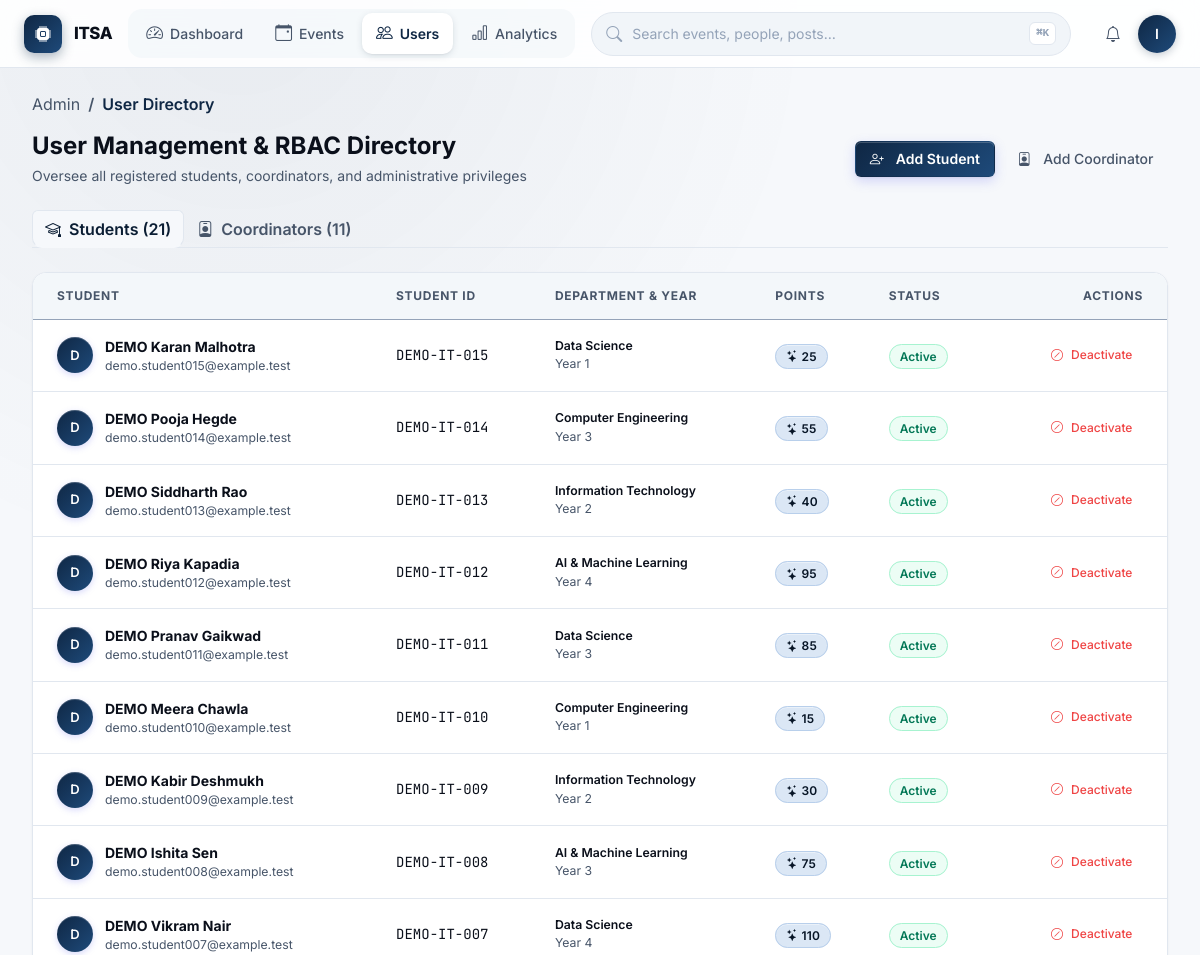
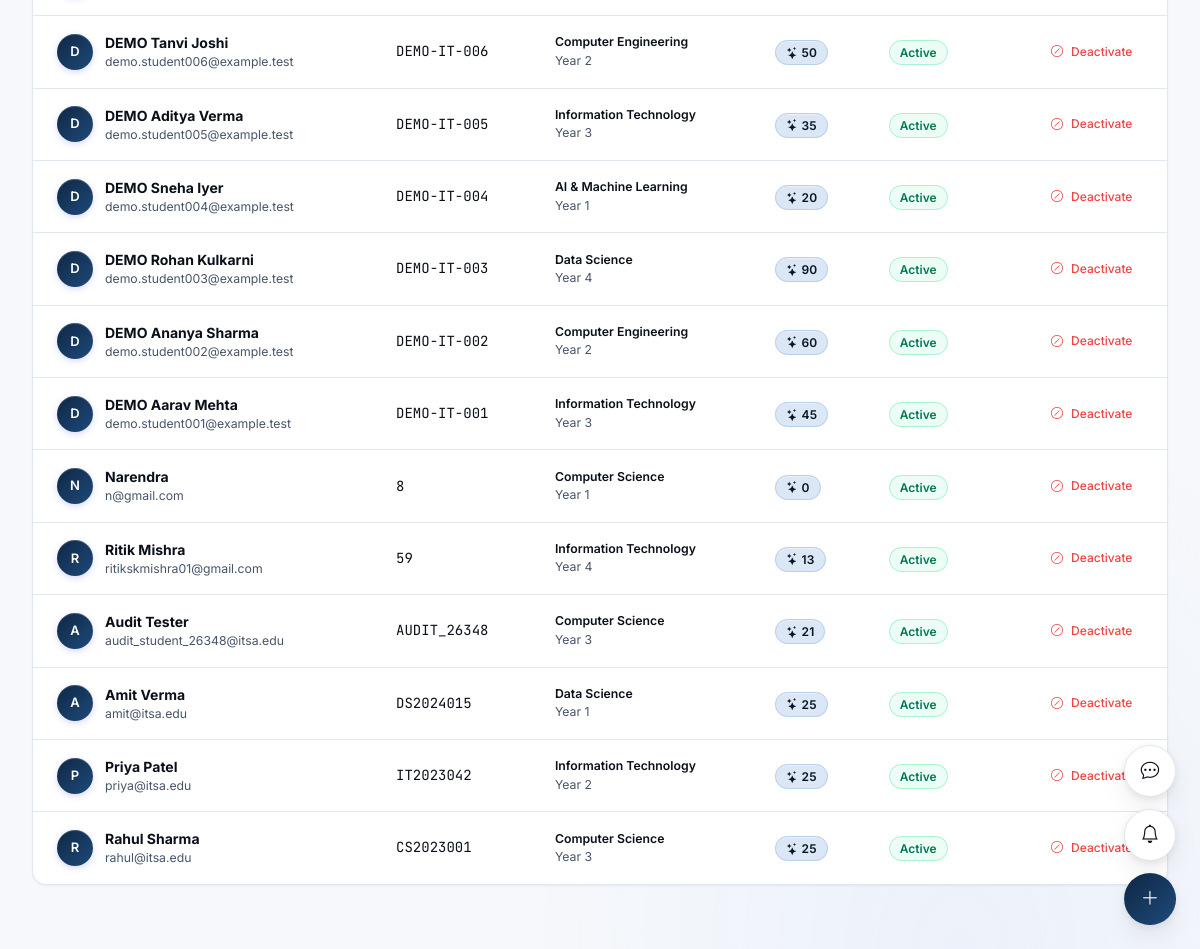
Page /admin/users (signed in) on the committed database (2 pictures, top to bottom).
### app/models/user.py (models this page shows, shortened)
class User(UserMixin, db.Model):
    __tablename__ = 'users'
    id = db.Column(db.Integer, primary_key=True, autoincrement=True)
    email = db.Column(db.String(255), unique=True, nullable=False, index=True)
    password_hash = db.Column(db.String(255), nullable=False)
    full_name = db.Column(db.String(100), nullable=False)
    role = db.Column(db.Enum('STUDENT', 'COORDINATOR', 'ADMIN', name='user_roles'), default='STUDENT', nullable=False, index=True)
    is_active = db.Column(db.Boolean, default=True, nullable=False, index=True)
    is_suspended = db.Column(db.Boolean, default=False, nullable=False)
    profile_image = db.Column(db.String(255), nullable=True)
    created_at = db.Column(db.DateTime, default=datetime.utcnow, nullable=False)
    updated_at = db.Column(db.DateTime, default=datetime.utcnow, onupdate=datetime.utcnow, nullable=False)
    student_profile = db.relationship('StudentProfile', backref='user', uselist=False, cascade='all, delete-orphan')
    coordinator_profile = db.relationship('CoordinatorProfile', backref='user', uselist=False, cascade='all, delete-orphan')
    registrations = db.relationship('EventRegistration', backref='user', lazy='dynamic', cascade='all, delete-orphan')
    attendance_records = db.relationship('Attendance', foreign_keys='Attendance.user_id', backref='student', lazy='dynamic')
    scanned_attendances = db.relationship('Attendance', foreign_keys='Attendance.scanned_by', backref='coordinator', lazy='dynamic')
    certificates = db.relationship('Certificate', backref='user', lazy='dynamic', cascade='all, delete-orphan')
    feedback_submissions = db.relationship('Feedback', backref='user', lazy='dynamic', cascade='all, delete-orphan')
    posts = db.relationship('Post', backref='author', lazy='dynamic', cascade='all, delete-orphan')
    comments = db.relationship('Comment', backref='author', lazy='dynamic', cascade='all, delete-orphan')
    reactions = db.relationship('PostReaction', backref='user', lazy='dynamic', cascade='all, delete-orphan')
    saved_posts = db.relationship('SavedPost', backref='user', lazy='dynamic', cascade='all, delete-orphan')
    notifications = db.relationship('Notification', foreign_keys='Notification.user_id', backref='recipient', lazy='dynamic', cascade='all, delete-orphan')
    points_transactions = db.relationship('ItsaPoints', foreign_keys='ItsaPoints.user_id', backref='user', lazy='dynamic', cascade='all, delete-orphan')
    created_events = db.relationship('Event', backref='creator', lazy='dynamic')

class StudentProfile(db.Model):
    __tablename__ = 'student_profiles'
    id = db.Column(db.Integer, primary_key=True, autoincrement=True)
    user_id = db.Column(db.Integer, db.ForeignKey('users.id', ondelete='CASCADE'), unique=True, nullable=False)
    student_id = db.Column(db.String(50), unique=True, nullable=False, index=True) # Roll number
    department = db.Column(db.String(100), nullable=False, index=True)
    year_of_study = db.Column(db.SmallInteger, nullable=False, index=True) # 1, 2, 3, 4
    bio = db.Column(db.Text, nullable=True)
    interests = db.Column(db.Text, nullable=True) # Comma-separated or JSON
    phone = db.Column(db.String(20), nullable=True)
    github_url = db.Column(db.String(255), nullable=True)
    linkedin_url = db.Column(db.String(255), nullable=True)
    total_points = db.Column(db.Integer, default=0, nullable=False, index=True)
    created_at = db.Column(db.DateTime, default=datetime.utcnow, nullable=False)
    updated_at = db.Column(db.DateTime, default=datetime.utcnow, onupdate=datetime.utcnow, nullable=False)

### app/routes/pages.py (the view)
@pages_bp.route('/admin/users')
@admin_required
def admin_users():
    search = request.args.get('search', '').strip()
    role_filter = request.args.get('role', '')
    dept_filter = request.args.get('department', '')
    query = User.query
    if search:
        query = query.filter(User.full_name.ilike(f"%{search}%") | User.email.ilike(f"%{search}%"))
    if role_filter:
        query = query.filter_by(role=role_filter)
    users = query.order_by(User.created_at.desc()).all()
    students = [u for u in users if u.role == 'STUDENT']
    coordinators = [u for u in users if u.role == 'COORDINATOR']
    departments = ['Computer Science', 'Information Technology', 'Data Science', 'Artificial Intelligence', 'Cybersecurity', 'Electronics']
    return render_template(
        'admin/users.html',
        users=users,
        students=students,
        coordinators=coordinators,
        departments=departments,
        search=search,
        role_filter=role_filter,
        dept_filter=dept_filter,
        active_page='users'
    )

### app/templates/admin/users.html (shortened to what this page needs)
{% extends "admin/base_admin.html" %}
{% block breadcrumbs %}
<li class="breadcrumb-item active fw-semibold" style="color: var(--brand-500);">User Directory</li>
{% endblock %}
{% block admin_content %}
<div class="d-flex justify-content-between align-items-center mb-4 flex-wrap gap-2">
    <div>
        <h4 class="fw-bold mb-1" style="color: var(--text-primary);">User Management & RBAC Directory</h4>
        <p class="text-muted small mb-0">Oversee all registered students, coordinators, and administrative privileges</p>
    </div>
    <div class="d-flex gap-2">
        <button class="btn btn-brand btn-sm" data-bs-toggle="modal" data-bs-target="#createStudentModal">
            <i class="bi bi-person-plus me-1"></i> Add Student
        </button>
        <button class="btn btn-ghost btn-sm" data-bs-toggle="modal" data-bs-target="#createCoordModal">
            <i class="bi bi-person-badge me-1"></i> Add Coordinator
        </button>
    </div>
</div>
<ul class="nav nav-tabs mb-4" id="userTabs" role="tablist">
    <li class="nav-item">
        <button class="nav-link active fw-semibold" id="students-tab" data-bs-toggle="tab" data-bs-target="#studentsTabPane">
            <i class="bi bi-mortarboard me-1"></i> Students ({{ students|length }})
        </button>
    </li>
    <li class="nav-item">
        <button class="nav-link fw-semibold" id="coords-tab" data-bs-toggle="tab" data-bs-target="#coordsTabPane">
            <i class="bi bi-person-badge me-1"></i> Coordinators ({{ coordinators|length }})
        </button>
    </li>
</ul>
<div class="tab-content" id="userTabsContent">
    <div class="tab-pane fade show active" id="studentsTabPane">
        <div class="card-surface overflow-hidden">
            <div class="table-responsive">
                <table class="table-modern">
                    <thead>
                        <tr>
                            <th class="ps-4">Student</th>
                            <th>Student ID</th>
                            <th>Department & Year</th>
                            <th>Points</th>
                            <th>Status</th>
                            <th class="text-end pe-4">Actions</th>
                        </tr>
                    </thead>
                    <tbody>
                        {% if students %}
                            {% for u in students %}
                            <tr>
                                <td class="ps-4">
                                    <div class="col-avatar">
                                        <div class="col-avatar-img">
                                            {{ u.full_name[0] | upper }}
                                        </div>
                                        <div>
                                            <div class="fw-bold" style="color: var(--text-primary);">{{ u.full_name }}</div>
                                            <div class="small text-muted">{{ u.email }}</div>
                                        </div>
                                    </div>
                                </td>
                                <td class="font-mono small">{{ u.student_profile.student_id if u.student_profile else '-' }}</td>
                                <td>
                                    <div class="small fw-semibold">{{ u.student_profile.department if u.student_profile else '-' }}</div>
                                    <div class="small text-muted">Year {{ u.student_profile.year_of_study if u.student_profile else '-' }}</div>
                                </td>
                                <td>
                                    <span class="badge-brand"><i class="bi bi-stars"></i> {{ u.student_profile.total_points if u.student_profile else 0 }}</span>
                                </td>
                                <td>
                                    {% if u.is_active %}
                                    <span class="badge-success-soft">Active</span>
                                    {% else %}
                                    <span class="badge-danger-soft">Suspended</span>
                                    {% endif %}
                                </td>
                                <td class="text-end pe-4">
                                    {% if u.is_active %}
                                    <button class="btn btn-ghost btn-xs text-danger" onclick="toggleSuspend({{ u.id }}, true)" title="Suspend student">
                                        <i class="bi bi-slash-circle"></i> Deactivate
                                    </button>
                                    {% else %}
                                    <button class="btn btn-ghost btn-xs text-success" onclick="toggleSuspend({{ u.id }}, false)" title="Activate student">
                                        <i class="bi bi-check-circle"></i> Activate
                                    </button>
                                    {% endif %}
                                </td>
                            </tr>
                            {% endfor %}
                        {% else %}
                            <tr>
                                <td colspan="6" class="text-center py-5 text-muted">No student records found.</td>
                            </tr>
                        {% endif %}
                    </tbody>
                </table>
            </div>
        </div>
    </div>
</div>
{% endblock %}

### app/templates/partials/command-bar.html (shortened to what this page needs)
<header id="app-command-bar" role="banner">
  <a href="{% if current_user.role == 'ADMIN' %}{{ url_for('pages.admin_dashboard') }}{% elif current_user.role == 'COORDINATOR' %}{{ url_for('pages.coordinator_dashboard') }}{% else %}{{ url_for('pages.student_dashboard') }}{% endif %}" class="cmd-brand">
    <span class="cmd-brand-logo"><i class="bi bi-cpu-fill"></i></span>
    <span class="cmd-brand-text">ITSA</span>
  </a>
  <nav class="cmd-nav" aria-label="Primary">
    {% if current_user.role == 'ADMIN' %}
      <a href="{{ url_for('pages.admin_dashboard') }}"
         class="cmd-nav-link {% if request.endpoint == 'pages.admin_dashboard' %}active{% endif %}">
        <i class="bi bi-speedometer2"></i> Dashboard
      </a>
      <a href="{{ url_for('pages.admin_events') }}"
         class="cmd-nav-link {% if request.endpoint == 'pages.admin_events' %}active{% endif %}">
        <i class="bi bi-calendar-event"></i> Events
      </a>
      <a href="{{ url_for('pages.admin_users') }}"
         class="cmd-nav-link {% if request.endpoint == 'pages.admin_users' %}active{% endif %}">
        <i class="bi bi-people"></i> Users
      </a>
      <a href="{{ url_for('pages.admin_analytics') }}"
         class="cmd-nav-link {% if request.endpoint == 'pages.admin_analytics' %}active{% endif %}">
        <i class="bi bi-bar-chart"></i> Analytics
      </a>
    {% endif %}
  </nav>
  <button class="cmd-search" type="button" aria-label="Open command palette" data-cmd-palette-open>
    <i class="bi bi-search cmd-search-icon"></i>
    <span class="cmd-search-placeholder">Search events, people, posts…</span>
    <kbd class="cmd-search-kbd">⌘K</kbd>
  </button>
  <div class="cmd-actions">
    <a href="{{ url_for('pages.notifications_page') }}"
       class="cmd-icon-btn always-show"
       aria-label="Notifications"
       data-itsa-notifications>
      <i class="bi bi-bell"></i>
    </a>
    <div class="cmd-user-menu" id="cmd-user-menu">
      <button class="cmd-avatar-btn" aria-label="Account menu" type="button" id="cmd-user-toggle">
        {{ current_user.full_name[0]|upper if current_user.full_name else 'U' }}
      </button>
    </div>
  </div>
</header>

### app/static/css/components.css (style rules this page uses)
.btn-brand { background: var(--brand-gradient); color: #ffffff !important; border: 1px solid transparent; font-weight: 600; border-radius: var(--radius-md); box-shadow: 0 1px 2px rgba(0, 0, 0, 0.05), 0 4px 12px rgba(99, 102, 241, 0.25), inset 0 1px 0 rgba(255, 255, 255, 0.2); transition: transform var(--dur-fast) var(--ease-spring), box-shadow var(--dur-fast), background var(--dur-fast); display: inline-flex; align-items: center; justify-content: center; gap: 0.5rem; position: relative; overflow: hidden; isolation: isolate; }
.btn-brand::before { content: ''; position: absolute; inset: 0; background: linear-gradient(105deg, transparent 40%, rgba(255, 255, 255, 0.35) 50%, transparent 60%); transform: translateX(-100%); transition: transform 0.6s var(--ease-smooth); z-index: 1; pointer-events: none; }
.btn-ghost { background: transparent; color: var(--text-secondary); border: 1px solid transparent; font-weight: 500; border-radius: var(--radius-md); transition: all var(--dur-fast) var(--ease-smooth); display: inline-flex; align-items: center; justify-content: center; gap: 0.5rem; }
.btn-xs { padding: 0.25rem 0.6rem; font-size: 0.75rem; border-radius: var(--radius-sm); }
.btn-sm { padding: 0.4rem 0.85rem; font-size: 0.875rem; border-radius: var(--radius-sm); }
.card-surface { background: var(--surface-card); border: 1px solid var(--border-subtle); border-radius: var(--radius-lg); box-shadow: 0 1px 2px rgba(0, 0, 0, 0.03), 0 1px 3px rgba(0, 0, 0, 0.04); transition: transform var(--dur-base) var(--ease-spring), box-shadow var(--dur-base), border-color var(--dur-base); position: relative; }
.table-modern { width: 100%; border-collapse: separate; border-spacing: 0; margin-bottom: 0; }
.table-modern thead th { background: color-mix(in srgb, var(--surface-subtle) 80%, transparent); backdrop-filter: blur(8px); color: var(--text-secondary); font-size: 0.75rem; font-weight: 700; text-transform: uppercase; letter-spacing: 0.06em; padding: 14px 18px; border-bottom: 1px solid var(--border-strong); position: sticky; top: 0; z-index: 5; white-space: nowrap; }
.table-modern tbody td { padding: 16px 18px; border-bottom: 1px solid var(--border-subtle); color: var(--text-primary); font-size: 0.875rem; vertical-align: middle; transition: background var(--dur-fast); }
.table-modern tbody tr { transition: background var(--dur-fast), transform var(--dur-fast); }
.table-modern tbody tr:last-child td { border-bottom: none; }
.col-avatar { display: flex; align-items: center; gap: 12px; }
.col-avatar-img { width: 36px; height: 36px; border-radius: 50%; object-fit: cover; background: var(--brand-gradient); color: #ffffff; display: flex; align-items: center; justify-content: center; font-weight: 600; font-size: 0.8125rem; flex-shrink: 0; box-shadow: 0 2px 6px rgba(99, 102, 241, 0.25), inset 0 1px 0 rgba(255, 255, 255, 0.2); transition: transform var(--dur-fast) var(--ease-spring); }
.badge-brand { background: var(--brand-100); color: var(--brand-700); border: 1px solid var(--brand-200); padding: 4px 10px; border-radius: var(--radius-full); font-size: 0.75rem; font-weight: 600; letter-spacing: 0.01em; box-shadow: inset 0 1px 0 rgba(255, 255, 255, 0.4); }
.badge-success-soft { background: var(--success-bg); color: var(--success-text); border: 1px solid var(--success-border); padding: 4px 10px; border-radius: var(--radius-full); font-size: 0.75rem; font-weight: 600; }

### rows in the picture
User: full_name "I"
User: full_name "D", full_name "DEMO Karan Malhotra", email "demo.student015@example.test", student_profile "DEMO-IT-015", student_profile "Data Science", student_profile "1", student_profile "25", is_active "Active"
User: full_name "D", full_name "DEMO Pooja Hegde", email "demo.student014@example.test", student_profile "DEMO-IT-014", student_profile "Computer Engineering", student_profile "3", student_profile "55", is_active "Active"
User: full_name "D", full_name "DEMO Siddharth Rao", email "demo.student013@example.test", student_profile "DEMO-IT-013", student_profile "Information Technology", student_profile "2", student_profile "40", is_active "Active"
User: full_name "D", full_name "DEMO Riya Kapadia", email "demo.student012@example.test", student_profile "DEMO-IT-012", student_profile "AI & Machine Learning", student_profile "4", student_profile "95", is_active "Active"
User: full_name "D", full_name "DEMO Pranav Gaikwad", email "demo.student011@example.test", student_profile "DEMO-IT-011", student_profile "Data Science", student_profile "3", student_profile "85", is_active "Active"
User: full_name "D", full_name "DEMO Meera Chawla", email "demo.student010@example.test", student_profile "DEMO-IT-010", student_profile "Computer Engineering", student_profile "1", student_profile "15", is_active "Active"
User: full_name "D", full_name "DEMO Kabir Deshmukh", email "demo.student009@example.test", student_profile "DEMO-IT-009", student_profile "Information Technology", student_profile "2", student_profile "30", is_active "Active"
User: full_name "D", full_name "DEMO Ishita Sen", email "demo.student008@example.test", student_profile "DEMO-IT-008", student_profile "AI & Machine Learning", student_profile "3", student_profile "75", is_active "Active"
User: full_name "D", full_name "DEMO Vikram Nair", email "demo.student007@example.test", student_profile "DEMO-IT-007", student_profile "Data Science", student_profile "4", student_profile "110", is_active "Active"
User: full_name "D", full_name "DEMO Tanvi Joshi", email "demo.student006@example.test", student_profile "DEMO-IT-006", student_profile "Computer Engineering", student_profile "2", student_profile "50", is_active "Active"
User: full_name "D", full_name "DEMO Aditya Verma", email "demo.student005@example.test", student_profile "DEMO-IT-005", student_profile "Information Technology", student_profile "3", student_profile "35", is_active "Active"
User: full_name "D", full_name "DEMO Sneha Iyer", email "demo.student004@example.test", student_profile "DEMO-IT-004", student_profile "AI & Machine Learning", student_profile "1", student_profile "20", is_active "Active"
User: full_name "D", full_name "DEMO Rohan Kulkarni", email "demo.student003@example.test", student_profile "DEMO-IT-003", student_profile "Data Science", student_profile "4", student_profile "90", is_active "Active"
User: full_name "D", full_name "DEMO Ananya Sharma", email "demo.student002@example.test", student_profile "DEMO-IT-002", student_profile "Computer Engineering", student_profile "2", student_profile "60", is_active "Active"
User: full_name "D", full_name "DEMO Aarav Mehta", email "demo.student001@example.test", student_profile "DEMO-IT-001", student_profile "Information Technology", student_profile "3", student_profile "45", is_active "Active"
User: full_name "N", full_name "Narendra", email "n@gmail.com", student_profile "8", student_profile "Computer Science", student_profile "1", student_profile "0", is_active "Active"
User: full_name "R", full_name "Ritik Mishra", email "ritikskmishra01@gmail.com", student_profile "59", student_profile "Information Technology", student_profile "4", student_profile "13", is_active "Active"
User: full_name "A", full_name "Audit Tester", email "audit_student_26348@itsa.edu", student_profile "AUDIT_26348", student_profile "Computer Science", student_profile "3", student_profile "21", is_active "Active"
User: full_name "A", full_name "Amit Verma", email "amit@itsa.edu", student_profile "DS2024015", student_profile "Data Science", student_profile "1", student_profile "25", is_active "Active"
User: full_name "P", full_name "Priya Patel", email "priya@itsa.edu", student_profile "IT2023042", student_profile "Information Technology", student_profile "2", student_profile "25", is_active "Active"
User: full_name "R", full_name "Rahul Sharma", email "rahul@itsa.edu", student_profile "CS2023001", student_profile "Computer Science", student_profile "3", student_profile "25", is_active "Active"

### other values in the picture
{{ students|length }} "21"
{{ coordinators|length }} "11"
